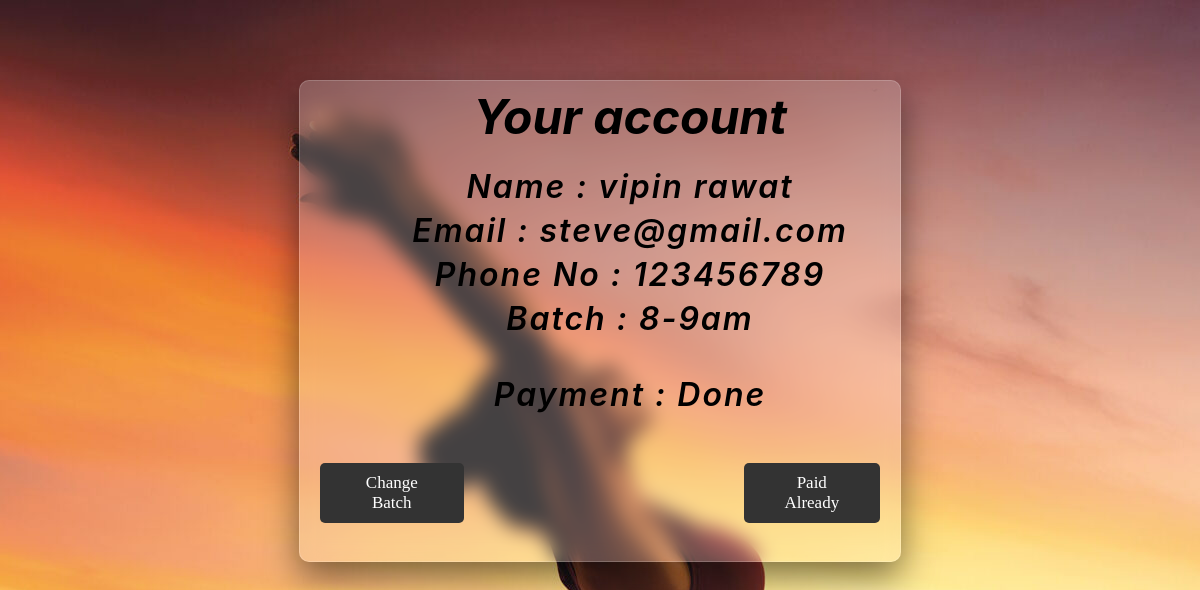
Page /profile/ (signed in) on the earlier database version.
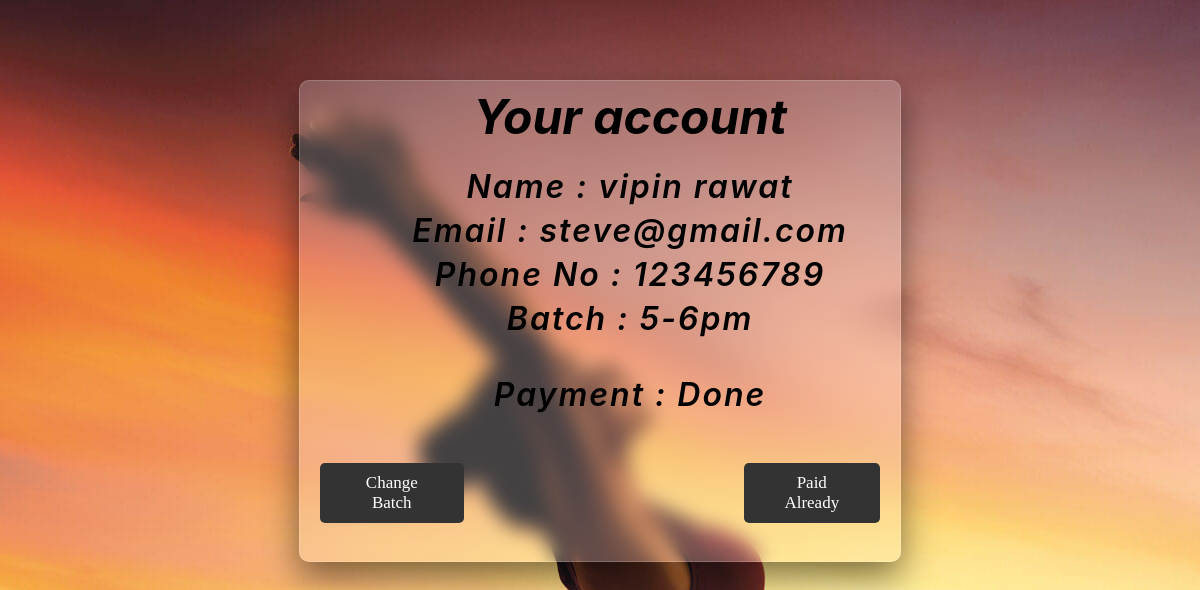
Same page on the later database version.
### yogaApp/models.py (models this page shows, shortened)
class Customer(models.Model):
    name=models.CharField(max_length=50)
    phone=models.CharField(max_length=15)
    email=models.EmailField()
    password=models.CharField(max_length=500)
    age=models.IntegerField()
    batch=models.CharField(max_length=10,null=True)
    @staticmethod
    def get_user_by_email(email):
        try:
            return Customer.objects.get(email=email) # return one object only
        except:
            return False

### yogaApp/views.py (the view)
# urls.py: path('profile/', Profile,name="profile"),
def Profile(request):
    if request.session.get('customer_id'):
        cid=request.session.get('customer_id')
        email=request.session.get('customer_email')
        user=Customer.get_user_by_email(email=email)
        print(user.id)
        pay=Payment.get_payment_by_id(user.id)
        if pay:
            print(pay)
            transaction=pay[0].payment_date
            today = datetime.datetime.now()
            month = today.month
            transMonth=transaction.month
            flag=False
            if month==transMonth:
                flag=True
        else:
            flag=False
        return render(request,'profile.html',{"users":user,"flag":flag})
    else:
        return redirect('login')

### yogaApp/models.py (called while the page is built)
    @staticmethod
    def get_payment_by_id(c_id):
            return Payment.objects.filter(id=c_id).order_by('-payment_date') # return one object only

### yogaApp/templates/profile.html (shortened to what this page needs)
<!DOCTYPE html>
<html lang="en">
<head>
    <link rel="stylesheet" href="../static/css/index.css">
    <link rel="stylesheet" href="../static/css/home.css">
</head>
<body id="pbody" style="background-image: url(../static/images/back.jpg);">
    <section >
        <div class="profile-card">
            <p>Your account</p>
            <center>
                <div class="detail">
                    <br>
                    <center>
                        <p> Name : {{users.name}}<br> </p>
                    </center>
                    <center>
                        <p>Email : {{users.email}}<br> </p>
                    </center>
                    <center>
                        <p>Phone No : {{users.phone}}<br></P>
                    </center>
                    <center>
                        <p>Batch : {{users.batch}}<br><br></p>
                    </center>
                    {% if flag %}
                    <center>
                        <p>Payment : Done<br><br></p>
                    </center>
                    {% else %}
                    <center>
                        <p>Payment : Pending <br><br></p>
                    </center>
                    {% endif %}
                </div>
                <div class="Profile_buttons">
                <div class="popup-link btn1">
                    <a href="#popup">Change Batch</a>
                </div>
                {% if flag %}
                <div class="popup-link btn2">
                    <a href="#"  >Paid Already</a>
                </div>
                {% else %}
                <div class="popup-link btn2">
                    <a href="#popup1" disable >Pay now</a>
                </div>
                {% endif %}
            </div>
            </center>
            <br>
        </div>
    </section>
</body>
</html>

### yogaApp/static/css/index.css (style rules this page uses)
p { color: rgb(126, 124, 124); margin-top: 2%; font-weight: 600; font-family: system-ui, -apple-system, BlinkMacSystemFont, 'Segoe UI', Roboto, Oxygen, Ubuntu, Cantarell, 'Open Sans', 'Helvetica Neue', sans-serif; font-style: italic; font-size: 1rem; margin-left: 5vw; }
a:link { color: rgb(94, 17, 182); }
#pbody { background-repeat: space; }
.profile-card { margin-top: 10vh; border: 1px solid white; border-radius: 15px; width: 50vw; height: auto; background: rgba(255, 255, 255, 0.2); box-shadow: 0 8px 32px 0 rgba(31, 38, 135, 0.37); backdrop-filter: blur(4px); -webkit-backdrop-filter: blur(4px); border-radius: 10px; border: 1px solid rgba(255, 255, 255, 0.18); backdrop-filter: blur(10px); margin-left: auto; margin-right: auto; position: relative; box-shadow: 0 15px 35px rgba(0, 0, 0, 0.5); color: black; z-index: 1; }
.profile-card p { text-align: center; color: black; font-family: -apple-system, BlinkMacSystemFont, 'Segoe UI', Roboto, Oxygen, Ubuntu, Cantarell, 'Open Sans', 'Helvetica Neue', sans-serif; font-size: 3rem; font-weight: bold; line-height: 100%; }
.detail p { letter-spacing: 2px; font-size: 2rem; font-weight: 600; color: black; }
.detail { margin-left: 0%; }
.popup-link { display: flex; flex-wrap: wrap; }
.popup-link a { background: #333; color: #fff; padding: 10px 30px; border-radius: 5px; font-size: 17px; cursor: pointer; margin: 20px; text-decoration: none; }
.Profile_buttons { display: flex; flex-direction: row; }
.Profile_buttons .btn2 { margin-left: 20vw; }

### yogaApp/static/css/home.css (style rules this page uses)
* { padding: 0px; margin: 0px; }
p { font-size: 1.5em; align-self: center; }

Differences in the rows shown:
changed Customer "vipin rawat": batch "8-9am" → "5-6pm"
